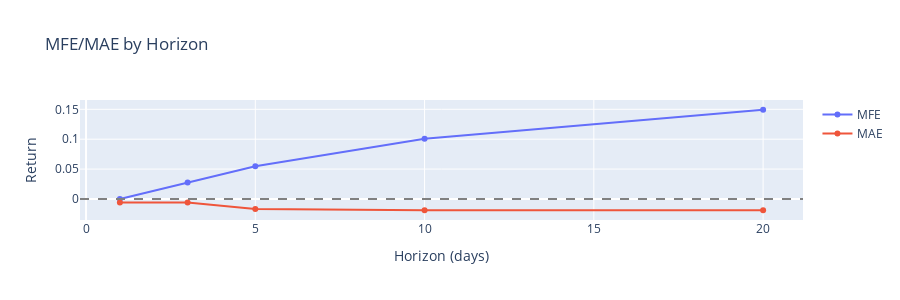

The notebook cell this image was saved under:
### Code cell
# === 7E: Plotly Evidence Panels ===

if 'ev_outcomes' in globals() and not ev_outcomes.empty:
    print("\n--- Generating Evidence Panels ---")
    
    # Panel 1: Net-R histogram with medians per horizon
    fig1 = make_subplots(
        rows=1, cols=len(HORIZONS),
        subplot_titles=[f'H={H}d' for H in HORIZONS],
        horizontal_spacing=0.1
    )
    
    for idx, H in enumerate(HORIZONS, 1):
        if H in ev_outcomes['H'].values and 'r_net' in ev_outcomes.columns:
            vals = ev_outcomes.loc[ev_outcomes['H'] == H, 'r_net'].dropna().values
            if len(vals) > 0:
                median = np.median(vals)
                fig1.add_trace(
                    go.Histogram(x=vals, nbinsx=15, name=f'H={H}d', showlegend=False),
                    row=1, col=idx
                )
                fig1.add_vline(x=median, line_dash="dash", line_color="red", row=1, col=idx)
    
    fig1.update_layout(title="Net Returns Distribution by Horizon", height=400)
    fig1.show()
    
    # Panel 2: MFE/MAE sparkline
    if 'mfe' in ev_outcomes.columns and 'mae' in ev_outcomes.columns:
        mfe_mae_data = []
        for H in HORIZONS:
            if H in ev_outcomes['H'].values:
                h_data = ev_outcomes[ev_outcomes['H'] == H]
                mfe_mae_data.append({
                    'H': H,
                    'MFE_median': np.median(h_data['mfe']),
                    'MAE_median': np.median(h_data['mae'])
                })
        
        if mfe_mae_data:
            mfe_mae_df = pd.DataFrame(mfe_mae_data)
            fig2 = go.Figure()
            fig2.add_trace(go.Scatter(x=mfe_mae_df['H'], y=mfe_mae_df['MFE_median'], name='MFE', mode='lines+markers'))
            fig2.add_trace(go.Scatter(x=mfe_mae_df['H'], y=mfe_mae_df['MAE_median'], name='MAE', mode='lines+markers'))
            fig2.add_hline(y=0, line_dash="dash", line_color="gray")
            fig2.update_layout(title="MFE/MAE by Horizon", xaxis_title="Horizon (days)", yaxis_title="Return", height=300)
            fig2.show()
    
    # Save panels
    artifacts_dir = Path("artifacts")
    artifacts_dir.mkdir(exist_ok=True)
    fig1.write_html(str(artifacts_dir / "evidence_panels.html"))
    print("✅ Evidence panels saved to artifacts/")
else:
    print("\nSkipping evidence panels (no forward outcomes)")

### Figure 1 — Plotly figure (JSON) as saved in the notebook; plotly's stock layout.template omitted (floating-point values rounded to 4 significant figures)
{"data": [{"mode": "lines+markers", "name": "MFE", "type": "scatter", "x": [1, 3, 5, 10, 20], "y": [0.0, 0.02771, 0.05488, 0.1007, 0.1493]}, {"mode": "lines+markers", "name": "MAE", "type": "scatter", "x": [1, 3, 5, 10, 20], "y": [-0.005807, -0.005807, -0.017, -0.01889, -0.01889]}], "layout": {"height": 300, "shapes": [{"line": {"color": "gray", "dash": "dash"}, "type": "line", "x0": 0, "x1": 1, "xref": "x domain", "y0": 0, "y1": 0, "yref": "y"}], "title": {"text": "MFE/MAE by Horizon"}, "xaxis": {"title": {"text": "Horizon (days)"}}, "yaxis": {"title": {"text": "Return"}}}}
